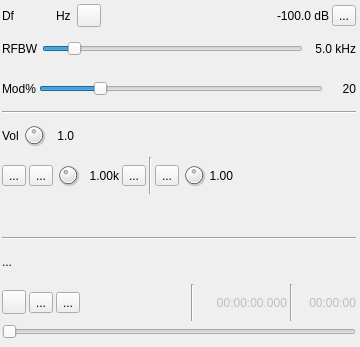
<?xml version="1.0" encoding="UTF-8"?>
<ui version="4.0">
 <class>AMModGUI</class>
 <widget class="RollupContents" name="AMModGUI">
  <property name="geometry">
   <rect>
    <x>0</x>
    <y>0</y>
    <width>360</width>
    <height>347</height>
   </rect>
  </property>
  <property name="sizePolicy">
   <sizepolicy hsizetype="Expanding" vsizetype="Fixed">
    <horstretch>0</horstretch>
    <verstretch>0</verstretch>
   </sizepolicy>
  </property>
  <property name="minimumSize">
   <size>
    <width>360</width>
    <height>0</height>
   </size>
  </property>
  <property name="maximumSize">
   <size>
    <width>560</width>
    <height>16777215</height>
   </size>
  </property>
  <property name="font">
   <font>
    <family>Liberation Sans</family>
    <pointsize>9</pointsize>
   </font>
  </property>
  <property name="focusPolicy">
   <enum>Qt::StrongFocus</enum>
  </property>
  <property name="windowTitle">
   <string>AM Modulator</string>
  </property>
  <widget class="QWidget" name="settingsContainer" native="true">
   <property name="geometry">
    <rect>
     <x>0</x>
     <y>0</y>
     <width>358</width>
     <height>341</height>
    </rect>
   </property>
   <property name="sizePolicy">
    <sizepolicy hsizetype="Preferred" vsizetype="Preferred">
     <horstretch>0</horstretch>
     <verstretch>0</verstretch>
    </sizepolicy>
   </property>
   <property name="minimumSize">
    <size>
     <width>358</width>
     <height>0</height>
    </size>
   </property>
   <property name="windowTitle">
    <string>Settings</string>
   </property>
   <layout class="QVBoxLayout" name="verticalLayout">
    <property name="spacing">
     <number>3</number>
    </property>
    <property name="leftMargin">
     <number>2</number>
    </property>
    <property name="topMargin">
     <number>2</number>
    </property>
    <property name="rightMargin">
     <number>2</number>
    </property>
    <property name="bottomMargin">
     <number>2</number>
    </property>
    <item>
     <layout class="QHBoxLayout" name="deltaFreqPowLayout">
      <property name="topMargin">
       <number>2</number>
      </property>
      <item>
       <layout class="QHBoxLayout" name="deltaFrequencyLayout">
        <item>
         <widget class="QLabel" name="deltaFrequencyLabel">
          <property name="minimumSize">
           <size>
            <width>16</width>
            <height>0</height>
           </size>
          </property>
          <property name="text">
           <string>Df</string>
          </property>
         </widget>
        </item>
        <item>
         <widget class="ValueDialZ" name="deltaFrequency" native="true">
          <property name="sizePolicy">
           <sizepolicy hsizetype="Maximum" vsizetype="Maximum">
            <horstretch>0</horstretch>
            <verstretch>0</verstretch>
           </sizepolicy>
          </property>
          <property name="minimumSize">
           <size>
            <width>32</width>
            <height>16</height>
           </size>
          </property>
          <property name="font">
           <font>
            <family>Liberation Mono</family>
            <pointsize>12</pointsize>
           </font>
          </property>
          <property name="cursor">
           <cursorShape>PointingHandCursor</cursorShape>
          </property>
          <property name="focusPolicy">
           <enum>Qt::StrongFocus</enum>
          </property>
          <property name="toolTip">
           <string>Demod shift frequency from center in Hz</string>
          </property>
         </widget>
        </item>
        <item>
         <widget class="QLabel" name="deltaUnits">
          <property name="text">
           <string>Hz </string>
          </property>
         </widget>
        </item>
        <item>
         <widget class="ButtonSwitch" name="linkFrequencyOffset">
          <property name="toolTip">
           <string>Keep frequency offset in sync with other linked AM modulators and demodulators</string>
          </property>
          <property name="text">
           <string/>
          </property>
          <property name="icon">
           <iconset resource="../../../sdrgui/resources/res.qrc">
            <normaloff>:/link.png</normaloff>:/link.png</iconset>
          </property>
          <property name="checkable">
           <bool>true</bool>
          </property>
         </widget>
        </item>
        <item>
         <spacer name="horizontalSpacer">
          <property name="orientation">
           <enum>Qt::Horizontal</enum>
          </property>
          <property name="sizeHint" stdset="0">
           <size>
            <width>40</width>
            <height>20</height>
           </size>
          </property>
         </spacer>
        </item>
        <item>
         <widget class="QLabel" name="channelPower">
          <property name="minimumSize">
           <size>
            <width>60</width>
            <height>0</height>
           </size>
          </property>
          <property name="toolTip">
           <string>Channel power</string>
          </property>
          <property name="layoutDirection">
           <enum>Qt::RightToLeft</enum>
          </property>
          <property name="text">
           <string>-100.0 dB</string>
          </property>
          <property name="alignment">
           <set>Qt::AlignRight|Qt::AlignTrailing|Qt::AlignVCenter</set>
          </property>
         </widget>
        </item>
       </layout>
      </item>
      <item>
       <widget class="QToolButton" name="channelMute">
        <property name="toolTip">
         <string>Mute/Unmute channel</string>
        </property>
        <property name="text">
         <string>...</string>
        </property>
        <property name="icon">
         <iconset resource="../../../sdrgui/resources/res.qrc">
          <normaloff>:/txon.png</normaloff>
          <normalon>:/txoff.png</normalon>:/txon.png</iconset>
        </property>
        <property name="checkable">
         <bool>true</bool>
        </property>
       </widget>
      </item>
     </layout>
    </item>
    <item>
     <layout class="QHBoxLayout" name="rfBandwidthLayout">
      <item>
       <widget class="QLabel" name="label">
        <property name="text">
         <string>RFBW</string>
        </property>
       </widget>
      </item>
      <item>
       <widget class="QSlider" name="rfBW">
        <property name="toolTip">
         <string>Demodulator (RF) bandwidth</string>
        </property>
        <property name="minimum">
         <number>10</number>
        </property>
        <property name="maximum">
         <number>400</number>
        </property>
        <property name="pageStep">
         <number>1</number>
        </property>
        <property name="value">
         <number>50</number>
        </property>
        <property name="orientation">
         <enum>Qt::Horizontal</enum>
        </property>
       </widget>
      </item>
      <item>
       <widget class="QLabel" name="rfBWText">
        <property name="minimumSize">
         <size>
          <width>50</width>
          <height>0</height>
         </size>
        </property>
        <property name="text">
         <string>5.0 kHz</string>
        </property>
        <property name="alignment">
         <set>Qt::AlignRight|Qt::AlignTrailing|Qt::AlignVCenter</set>
        </property>
       </widget>
      </item>
     </layout>
    </item>
    <item>
     <layout class="QHBoxLayout" name="modPercentLayout">
      <item>
       <widget class="QLabel" name="pLabel">
        <property name="text">
         <string>Mod%</string>
        </property>
       </widget>
      </item>
      <item>
       <widget class="QSlider" name="modPercent">
        <property name="sizePolicy">
         <sizepolicy hsizetype="Expanding" vsizetype="Minimum">
          <horstretch>0</horstretch>
          <verstretch>0</verstretch>
         </sizepolicy>
        </property>
        <property name="minimumSize">
         <size>
          <width>0</width>
          <height>0</height>
         </size>
        </property>
        <property name="toolTip">
         <string>Modulation percentage</string>
        </property>
        <property name="maximum">
         <number>100</number>
        </property>
        <property name="pageStep">
         <number>1</number>
        </property>
        <property name="value">
         <number>20</number>
        </property>
        <property name="orientation">
         <enum>Qt::Horizontal</enum>
        </property>
       </widget>
      </item>
      <item>
       <widget class="QLabel" name="modPercentText">
        <property name="minimumSize">
         <size>
          <width>30</width>
          <height>0</height>
         </size>
        </property>
        <property name="text">
         <string>20</string>
        </property>
        <property name="alignment">
         <set>Qt::AlignRight|Qt::AlignTrailing|Qt::AlignVCenter</set>
        </property>
       </widget>
      </item>
     </layout>
    </item>
    <item>
     <widget class="Line" name="line_4">
      <property name="orientation">
       <enum>Qt::Horizontal</enum>
      </property>
     </widget>
    </item>
    <item>
     <layout class="QHBoxLayout" name="volumeLayout">
      <item>
       <widget class="QLabel" name="volLabel">
        <property name="text">
         <string>Vol</string>
        </property>
       </widget>
      </item>
      <item>
       <widget class="QDial" name="volume">
        <property name="maximumSize">
         <size>
          <width>24</width>
          <height>24</height>
         </size>
        </property>
        <property name="toolTip">
         <string>Audio input gain</string>
        </property>
        <property name="maximum">
         <number>20</number>
        </property>
        <property name="pageStep">
         <number>1</number>
        </property>
        <property name="value">
         <number>10</number>
        </property>
       </widget>
      </item>
      <item>
       <widget class="QLabel" name="volumeText">
        <property name="minimumSize">
         <size>
          <width>25</width>
          <height>0</height>
         </size>
        </property>
        <property name="toolTip">
         <string>Audio input gain value</string>
        </property>
        <property name="text">
         <string>1.0</string>
        </property>
        <property name="alignment">
         <set>Qt::AlignRight|Qt::AlignTrailing|Qt::AlignVCenter</set>
        </property>
       </widget>
      </item>
      <item>
       <widget class="LevelMeterVU" name="volumeMeter" native="true">
        <property name="sizePolicy">
         <sizepolicy hsizetype="Expanding" vsizetype="Preferred">
          <horstretch>0</horstretch>
          <verstretch>0</verstretch>
         </sizepolicy>
        </property>
        <property name="font">
         <font>
          <family>Liberation Mono</family>
          <pointsize>8</pointsize>
         </font>
        </property>
        <property name="toolTip">
         <string>Level (% full range) top trace: average, bottom trace: instantaneous peak, tip: peak hold</string>
        </property>
       </widget>
      </item>
     </layout>
    </item>
    <item>
     <layout class="QHBoxLayout" name="recordFileSelectLayout">
      <item>
       <widget class="ButtonSwitch" name="tone">
        <property name="toolTip">
         <string>Tone modulation</string>
        </property>
        <property name="text">
         <string>...</string>
        </property>
        <property name="icon">
         <iconset resource="../../../sdrgui/resources/res.qrc">
          <normaloff>:/carrier.png</normaloff>:/carrier.png</iconset>
        </property>
       </widget>
      </item>
      <item>
       <widget class="ButtonSwitch" name="morseKeyer">
        <property name="toolTip">
         <string>Morse keyer at tone frequency</string>
        </property>
        <property name="text">
         <string>...</string>
        </property>
        <property name="icon">
         <iconset resource="../../../sdrgui/resources/res.qrc">
          <normaloff>:/morsekey.png</normaloff>:/morsekey.png</iconset>
        </property>
       </widget>
      </item>
      <item>
       <widget class="QDial" name="toneFrequency">
        <property name="maximumSize">
         <size>
          <width>24</width>
          <height>24</height>
         </size>
        </property>
        <property name="toolTip">
         <string>Tone frequency</string>
        </property>
        <property name="minimum">
         <number>10</number>
        </property>
        <property name="maximum">
         <number>250</number>
        </property>
        <property name="pageStep">
         <number>1</number>
        </property>
        <property name="value">
         <number>100</number>
        </property>
       </widget>
      </item>
      <item>
       <widget class="QLabel" name="toneFrequencyText">
        <property name="minimumSize">
         <size>
          <width>36</width>
          <height>0</height>
         </size>
        </property>
        <property name="toolTip">
         <string>Tone frequency (kHz)</string>
        </property>
        <property name="text">
         <string>1.00k</string>
        </property>
        <property name="alignment">
         <set>Qt::AlignRight|Qt::AlignTrailing|Qt::AlignVCenter</set>
        </property>
       </widget>
      </item>
      <item>
       <widget class="ButtonSwitch" name="mic">
        <property name="toolTip">
         <string>Left: source audio input - Right: select audio input device</string>
        </property>
        <property name="text">
         <string>...</string>
        </property>
        <property name="icon">
         <iconset resource="../../../sdrgui/resources/res.qrc">
          <normaloff>:/microphone.png</normaloff>:/microphone.png</iconset>
        </property>
        <property name="checkable">
         <bool>true</bool>
        </property>
       </widget>
      </item>
      <item>
       <widget class="Line" name="line_2">
        <property name="orientation">
         <enum>Qt::Vertical</enum>
        </property>
       </widget>
      </item>
      <item>
       <widget class="QToolButton" name="feedbackEnable">
        <property name="toolTip">
         <string>Left: enable / disable audio feedback - Right: select audio output device</string>
        </property>
        <property name="text">
         <string>...</string>
        </property>
        <property name="icon">
         <iconset resource="../../../sdrgui/resources/res.qrc">
          <normaloff>:/sound_off.png</normaloff>
          <normalon>:/sound_on.png</normalon>:/sound_off.png</iconset>
        </property>
        <property name="checkable">
         <bool>true</bool>
        </property>
       </widget>
      </item>
      <item>
       <widget class="QDial" name="feedbackVolume">
        <property name="maximumSize">
         <size>
          <width>24</width>
          <height>24</height>
         </size>
        </property>
        <property name="toolTip">
         <string>Audio feedback volume</string>
        </property>
        <property name="minimum">
         <number>0</number>
        </property>
        <property name="maximum">
         <number>100</number>
        </property>
        <property name="pageStep">
         <number>1</number>
        </property>
        <property name="value">
         <number>50</number>
        </property>
       </widget>
      </item>
      <item>
       <widget class="QLabel" name="feedbackVolumeText">
        <property name="maximumSize">
         <size>
          <width>30</width>
          <height>16777215</height>
         </size>
        </property>
        <property name="toolTip">
         <string>Audio feedback volume</string>
        </property>
        <property name="text">
         <string>1.00</string>
        </property>
        <property name="alignment">
         <set>Qt::AlignRight|Qt::AlignTrailing|Qt::AlignVCenter</set>
        </property>
       </widget>
      </item>
      <item>
       <spacer name="horizontalSpacer_3">
        <property name="orientation">
         <enum>Qt::Horizontal</enum>
        </property>
        <property name="sizeHint" stdset="0">
         <size>
          <width>40</width>
          <height>20</height>
         </size>
        </property>
       </spacer>
      </item>
     </layout>
    </item>
    <item>
     <layout class="QHBoxLayout" name="cwKeyerLayout">
      <item>
       <widget class="CWKeyerGUI" name="cwKeyerGUI" native="true"/>
      </item>
     </layout>
    </item>
    <item>
     <widget class="Line" name="line_3">
      <property name="orientation">
       <enum>Qt::Horizontal</enum>
      </property>
     </widget>
    </item>
    <item>
     <layout class="QHBoxLayout" name="fileNameLayout">
      <item>
       <widget class="QLabel" name="recordFileText">
        <property name="text">
         <string>...</string>
        </property>
       </widget>
      </item>
     </layout>
    </item>
    <item>
     <layout class="QHBoxLayout" name="playControllLayout">
      <item>
       <widget class="QPushButton" name="showFileDialog">
        <property name="minimumSize">
         <size>
          <width>24</width>
          <height>24</height>
         </size>
        </property>
        <property name="maximumSize">
         <size>
          <width>24</width>
          <height>24</height>
         </size>
        </property>
        <property name="toolTip">
         <string>Open record file (48 kHz 32 bit float LE mono)</string>
        </property>
        <property name="text">
         <string/>
        </property>
        <property name="icon">
         <iconset resource="../../../sdrgui/resources/res.qrc">
          <normaloff>:/preset-load.png</normaloff>:/preset-load.png</iconset>
        </property>
       </widget>
      </item>
      <item>
       <widget class="ButtonSwitch" name="playLoop">
        <property name="toolTip">
         <string>Play record file in a loop</string>
        </property>
        <property name="text">
         <string>...</string>
        </property>
        <property name="icon">
         <iconset resource="../../../sdrgui/resources/res.qrc">
          <normaloff>:/playloop.png</normaloff>:/playloop.png</iconset>
        </property>
       </widget>
      </item>
      <item>
       <widget class="ButtonSwitch" name="play">
        <property name="toolTip">
         <string>Record file play/pause</string>
        </property>
        <property name="text">
         <string>...</string>
        </property>
        <property name="icon">
         <iconset resource="../../../sdrgui/resources/res.qrc">
          <normaloff>:/play.png</normaloff>
          <normalon>:/pause.png</normalon>
          <disabledoff>:/play.png</disabledoff>
          <disabledon>:/play.png</disabledon>:/play.png</iconset>
        </property>
       </widget>
      </item>
      <item>
       <spacer name="horizontalSpacer_2">
        <property name="orientation">
         <enum>Qt::Horizontal</enum>
        </property>
        <property name="sizeHint" stdset="0">
         <size>
          <width>40</width>
          <height>20</height>
         </size>
        </property>
       </spacer>
      </item>
      <item>
       <widget class="Line" name="linePlay1">
        <property name="orientation">
         <enum>Qt::Vertical</enum>
        </property>
       </widget>
      </item>
      <item>
       <widget class="QLabel" name="relTimeText">
        <property name="enabled">
         <bool>false</bool>
        </property>
        <property name="minimumSize">
         <size>
          <width>90</width>
          <height>0</height>
         </size>
        </property>
        <property name="toolTip">
         <string>Record time from start</string>
        </property>
        <property name="text">
         <string>00:00:00.000</string>
        </property>
        <property name="alignment">
         <set>Qt::AlignRight|Qt::AlignTrailing|Qt::AlignVCenter</set>
        </property>
       </widget>
      </item>
      <item>
       <widget class="Line" name="linePlay2">
        <property name="orientation">
         <enum>Qt::Vertical</enum>
        </property>
       </widget>
      </item>
      <item>
       <widget class="QLabel" name="recordLengthText">
        <property name="enabled">
         <bool>false</bool>
        </property>
        <property name="minimumSize">
         <size>
          <width>60</width>
          <height>0</height>
         </size>
        </property>
        <property name="toolTip">
         <string>Total record time</string>
        </property>
        <property name="text">
         <string>00:00:00</string>
        </property>
        <property name="alignment">
         <set>Qt::AlignRight|Qt::AlignTrailing|Qt::AlignVCenter</set>
        </property>
       </widget>
      </item>
     </layout>
    </item>
    <item>
     <layout class="QHBoxLayout" name="horizontalLayout_nav">
      <item>
       <widget class="QSlider" name="navTimeSlider">
        <property name="toolTip">
         <string>Record file time navigator</string>
        </property>
        <property name="maximum">
         <number>100</number>
        </property>
        <property name="pageStep">
         <number>1</number>
        </property>
        <property name="orientation">
         <enum>Qt::Horizontal</enum>
        </property>
       </widget>
      </item>
     </layout>
    </item>
   </layout>
  </widget>
 </widget>
 <customwidgets>
  <customwidget>
   <class>RollupContents</class>
   <extends>QWidget</extends>
   <header>gui/rollupcontents.h</header>
   <container>1</container>
  </customwidget>
  <customwidget>
   <class>ValueDialZ</class>
   <extends>QWidget</extends>
   <header>gui/valuedialz.h</header>
   <container>1</container>
  </customwidget>
  <customwidget>
   <class>ButtonSwitch</class>
   <extends>QToolButton</extends>
   <header>gui/buttonswitch.h</header>
  </customwidget>
  <customwidget>
   <class>LevelMeterVU</class>
   <extends>QWidget</extends>
   <header>gui/levelmeter.h</header>
   <container>1</container>
  </customwidget>
  <customwidget>
   <class>CWKeyerGUI</class>
   <extends>QWidget</extends>
   <header>gui/cwkeyergui.h</header>
   <container>1</container>
  </customwidget>
 </customwidgets>
 <resources>
  <include location="../../../sdrgui/resources/res.qrc"/>
 </resources>
 <connections/>
</ui>
